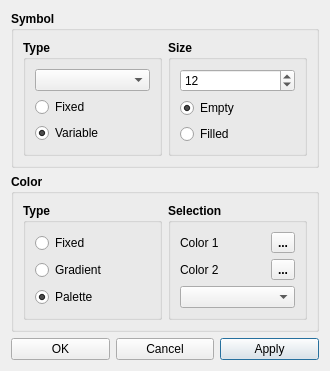
<?xml version="1.0" encoding="UTF-8"?>
<ui version="4.0">
 <class>Dialog</class>
 <widget class="QDialog" name="Dialog">
  <property name="geometry">
   <rect>
    <x>0</x>
    <y>0</y>
    <width>330</width>
    <height>307</height>
   </rect>
  </property>
  <property name="windowTitle">
   <string>Dialog</string>
  </property>
  <property name="layoutDirection">
   <enum>Qt::RightToLeft</enum>
  </property>
  <layout class="QVBoxLayout" name="verticalLayout">
   <item>
    <widget class="QGroupBox" name="groupBox">
     <property name="font">
      <font>
       <weight>75</weight>
       <bold>true</bold>
      </font>
     </property>
     <property name="layoutDirection">
      <enum>Qt::LeftToRight</enum>
     </property>
     <property name="title">
      <string>Symbol</string>
     </property>
     <layout class="QHBoxLayout" name="horizontalLayout">
      <item>
       <widget class="QGroupBox" name="groupBox_3">
        <property name="title">
         <string>Type</string>
        </property>
        <layout class="QVBoxLayout" name="verticalLayout_2">
         <item>
          <widget class="QComboBox" name="cbSymbolType">
           <property name="font">
            <font>
             <weight>50</weight>
             <bold>false</bold>
            </font>
           </property>
          </widget>
         </item>
         <item>
          <widget class="QRadioButton" name="rbFixedSymbol">
           <property name="font">
            <font>
             <weight>50</weight>
             <bold>false</bold>
            </font>
           </property>
           <property name="text">
            <string>Fixed</string>
           </property>
          </widget>
         </item>
         <item>
          <widget class="QRadioButton" name="rbVariableSymbol">
           <property name="font">
            <font>
             <weight>50</weight>
             <bold>false</bold>
            </font>
           </property>
           <property name="text">
            <string>Variable</string>
           </property>
           <property name="checked">
            <bool>true</bool>
           </property>
          </widget>
         </item>
        </layout>
       </widget>
      </item>
      <item>
       <widget class="QGroupBox" name="groupBox_4">
        <property name="title">
         <string>Size</string>
        </property>
        <layout class="QVBoxLayout" name="verticalLayout_3">
         <item>
          <widget class="QSpinBox" name="spinBox">
           <property name="font">
            <font>
             <weight>50</weight>
             <bold>false</bold>
            </font>
           </property>
           <property name="maximum">
            <number>40</number>
           </property>
           <property name="singleStep">
            <number>3</number>
           </property>
           <property name="value">
            <number>12</number>
           </property>
          </widget>
         </item>
         <item>
          <widget class="QRadioButton" name="rbEmpty">
           <property name="font">
            <font>
             <weight>50</weight>
             <bold>false</bold>
            </font>
           </property>
           <property name="text">
            <string>Empty</string>
           </property>
           <property name="checked">
            <bool>true</bool>
           </property>
          </widget>
         </item>
         <item>
          <widget class="QRadioButton" name="rbFilled">
           <property name="font">
            <font>
             <weight>50</weight>
             <bold>false</bold>
            </font>
           </property>
           <property name="text">
            <string>Filled</string>
           </property>
          </widget>
         </item>
        </layout>
       </widget>
      </item>
     </layout>
    </widget>
   </item>
   <item>
    <widget class="QGroupBox" name="groupBox_2">
     <property name="font">
      <font>
       <weight>75</weight>
       <bold>true</bold>
      </font>
     </property>
     <property name="layoutDirection">
      <enum>Qt::LeftToRight</enum>
     </property>
     <property name="title">
      <string>Color</string>
     </property>
     <layout class="QHBoxLayout" name="horizontalLayout_3">
      <item>
       <widget class="QGroupBox" name="groupBox_5">
        <property name="title">
         <string>Type</string>
        </property>
        <layout class="QVBoxLayout" name="verticalLayout_5">
         <item>
          <widget class="QRadioButton" name="rbFixedColor">
           <property name="font">
            <font>
             <weight>50</weight>
             <bold>false</bold>
            </font>
           </property>
           <property name="text">
            <string>Fixed</string>
           </property>
          </widget>
         </item>
         <item>
          <widget class="QRadioButton" name="rbGradientColor">
           <property name="font">
            <font>
             <weight>50</weight>
             <bold>false</bold>
            </font>
           </property>
           <property name="text">
            <string>Gradient</string>
           </property>
          </widget>
         </item>
         <item>
          <widget class="QRadioButton" name="rbPalette">
           <property name="font">
            <font>
             <weight>50</weight>
             <bold>false</bold>
            </font>
           </property>
           <property name="text">
            <string>Palette</string>
           </property>
           <property name="checked">
            <bool>true</bool>
           </property>
          </widget>
         </item>
        </layout>
       </widget>
      </item>
      <item>
       <widget class="QGroupBox" name="groupBox_6">
        <property name="title">
         <string>Selection</string>
        </property>
        <layout class="QVBoxLayout" name="verticalLayout_4">
         <item>
          <layout class="QHBoxLayout" name="horizontalLayout_2">
           <item>
            <widget class="QLabel" name="label_4">
             <property name="font">
              <font>
               <weight>50</weight>
               <bold>false</bold>
              </font>
             </property>
             <property name="text">
              <string>Color 1</string>
             </property>
            </widget>
           </item>
           <item>
            <widget class="QLabel" name="labelPickedColor1">
             <property name="font">
              <font>
               <weight>50</weight>
               <bold>false</bold>
              </font>
             </property>
             <property name="text">
              <string/>
             </property>
            </widget>
           </item>
           <item>
            <widget class="QToolButton" name="pickColor1">
             <property name="text">
              <string>...</string>
             </property>
            </widget>
           </item>
          </layout>
         </item>
         <item>
          <layout class="QHBoxLayout" name="horizontalLayout_4">
           <item>
            <widget class="QLabel" name="label_5">
             <property name="font">
              <font>
               <weight>50</weight>
               <bold>false</bold>
              </font>
             </property>
             <property name="text">
              <string>Color 2</string>
             </property>
            </widget>
           </item>
           <item>
            <widget class="QLabel" name="labelPickedColor2">
             <property name="font">
              <font>
               <weight>50</weight>
               <bold>false</bold>
              </font>
             </property>
             <property name="text">
              <string/>
             </property>
            </widget>
           </item>
           <item>
            <widget class="QToolButton" name="pickColor2">
             <property name="text">
              <string>...</string>
             </property>
            </widget>
           </item>
          </layout>
         </item>
         <item>
          <widget class="QComboBox" name="cbPalette">
           <property name="font">
            <font>
             <weight>50</weight>
             <bold>false</bold>
            </font>
           </property>
          </widget>
         </item>
        </layout>
       </widget>
      </item>
     </layout>
    </widget>
   </item>
   <item>
    <layout class="QHBoxLayout" name="horizontalLayout_5">
     <item>
      <widget class="QPushButton" name="pushApply">
       <property name="text">
        <string>Apply</string>
       </property>
      </widget>
     </item>
     <item>
      <widget class="QPushButton" name="pushCancel">
       <property name="text">
        <string>Cancel</string>
       </property>
      </widget>
     </item>
     <item>
      <widget class="QPushButton" name="pushOK">
       <property name="text">
        <string>OK</string>
       </property>
      </widget>
     </item>
    </layout>
   </item>
  </layout>
 </widget>
 <resources/>
 <connections/>
</ui>
